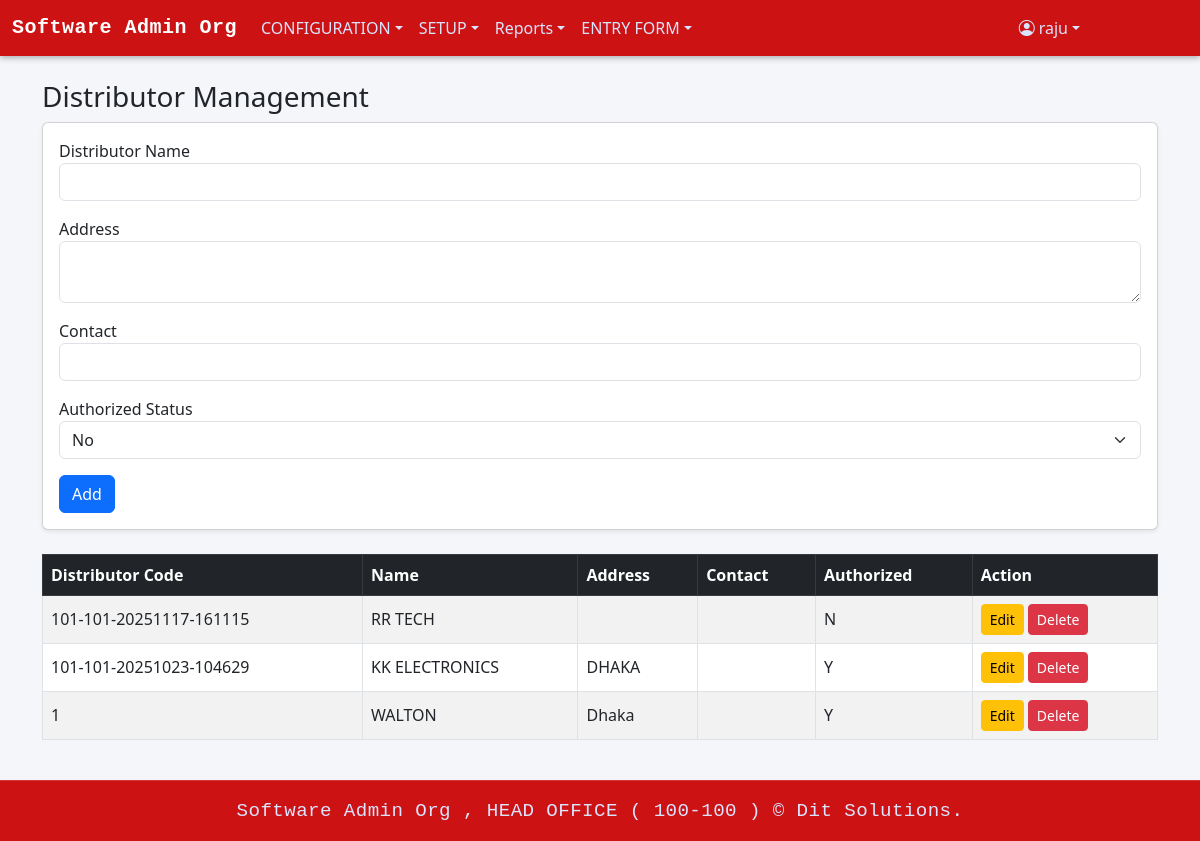
The app's page /distributor.php (signed in) with its own data.
### tables this page shows
CREATE TABLE `menu_info` (
  `MENU_ID` int(11) NOT NULL,
  `MENU_NAME` varchar(100) NOT NULL,
  `MENU_LINK` varchar(255) DEFAULT NULL,
  `PARENT_ID` int(11) DEFAULT NULL
);

CREATE TABLE `distributor` (
  `DISTRIBUTOR_CODE` varchar(50) NOT NULL,
  `DISTRIBUTOR_NAME` varchar(200) NOT NULL,
  `DISTRIBUTOR_ADDRESS` varchar(200) DEFAULT NULL,
  `DISTRIBUTOR_CONTACT` varchar(20) DEFAULT NULL,
  `AUTHORIZED_STATUS` char(1) DEFAULT NULL,
  `AUTHORIZED_USER` varchar(100) DEFAULT NULL,
  `AUTHORIZED_DATE` datetime DEFAULT NULL,
  `ENTRY_DATE` datetime NOT NULL DEFAULT current_timestamp(),
  `ENTRY_USER` varchar(200) NOT NULL,
  `EDIT_DATE` datetime DEFAULT NULL,
  `EDIT_USER` varchar(200) DEFAULT NULL,
  `DELETE_USER` varchar(200) DEFAULT NULL,
  `DELETE_DATE` datetime DEFAULT NULL,
  `ORG_CODE` varchar(20) NOT NULL,
  `BR_CODE` varchar(20) NOT NULL
);

### distributor.php (the view, shortened to what this page needs)
<?php
require 'db.php';
$user      = $_SESSION['user'];
$userType  = $user['user_type_id'];
$canInsert = $user['can_insert'] ?? 1;
$canEdit   = $user['can_edit'] ?? 1;
$canDelete = $user['can_delete'] ?? 1;
$editDistributor = null;
if ($userType == 1) {
    $stmt = $pdo->query("SELECT * FROM distributor ORDER BY DISTRIBUTOR_CODE DESC");
    $distributors = $stmt->fetchAll();
}
?>
<!DOCTYPE html>
<html lang="en">
<head>
<link href="https://cdn.jsdelivr.net/npm/bootstrap@5.3.0/dist/css/bootstrap.min.css" rel="stylesheet">
</head>
<body class="d-flex flex-column min-vh-100">
<?php include 'header.php'; ?>
<main class="container py-4 flex-grow-1">
    <h3>Distributor Management</h3>
    <?php if ($canInsert || $editDistributor): ?>
    <div class="card mb-4 shadow-sm">
        <div class="card-body">
            <form method="post">
                <div class="mb-3">
                    <label>Distributor Name</label>
                    <input type="text" name="distributor_name" class="form-control" required
                           value="<?= htmlspecialchars($editDistributor['DISTRIBUTOR_NAME'] ?? '') ?>">
                </div>
                <div class="mb-3">
                    <label>Address</label>
                    <textarea name="distributor_address" class="form-control"><?= htmlspecialchars($editDistributor['DISTRIBUTOR_ADDRESS'] ?? '') ?></textarea>
                </div>
                <div class="mb-3">
                    <label>Contact</label>
                    <input type="text" name="distributor_contact" class="form-control"
                           value="<?= htmlspecialchars($editDistributor['DISTRIBUTOR_CONTACT'] ?? '') ?>">
                </div>
                <div class="mb-3">
                    <label>Authorized Status</label>
                    <select name="authorized_status" class="form-select">
                        <option value="N" <?= (isset($editDistributor['AUTHORIZED_STATUS']) && $editDistributor['AUTHORIZED_STATUS']=='N') ? 'selected' : '' ?>>No</option>
                    </select>
                </div>
                <button type="submit" class="btn btn-primary"><?= $editDistributor ? 'Update' : 'Add' ?></button>
            </form>
        </div>
    </div>
    <?php endif; ?>
    <div class="table-responsive">
        <table class="table table-bordered table-striped align-middle">
            <thead class="table-dark">
                <tr>
                    <th>Distributor Code</th>
                    <th>Name</th>
                    <th>Address</th>
                    <th>Contact</th>
                    <th>Authorized</th>
                    <th>Action</th>
                </tr>
            </thead>
            <tbody>
                <?php foreach ($distributors as $d): ?>
                <tr>
                    <td><?= htmlspecialchars($d['DISTRIBUTOR_CODE']) ?></td>
                    <td><?= htmlspecialchars($d['DISTRIBUTOR_NAME']) ?></td>
                    <td><?= htmlspecialchars($d['DISTRIBUTOR_ADDRESS']) ?></td>
                    <td><?= htmlspecialchars($d['DISTRIBUTOR_CONTACT']) ?></td>
                    <td><?= htmlspecialchars($d['AUTHORIZED_STATUS']) ?></td>
                    <td>
                        <?php if ($canEdit): ?>
                            <a href="?edit=<?= urlencode($d['DISTRIBUTOR_CODE']) ?>" class="btn btn-sm btn-warning">Edit</a>
                        <?php endif; ?>
                        <?php if ($canDelete): ?>
                            <a href="?delete=<?= urlencode($d['DISTRIBUTOR_CODE']) ?>" class="btn btn-sm btn-danger"
                               onclick="return confirm('Are you sure?')">Delete</a>
                        <?php endif; ?>
                    </td>
                </tr>
                <?php endforeach; ?>
            </tbody>
        </table>
    </div>
</main>
<?php include 'footer.php'; ?>
</body>
</html>

### header.php (shortened to what this page needs)
<?php
$loginUserTypeId = $_SESSION['user']['user_type_id'] ?? '';
$loginUserId     = $_SESSION['user']['user_id'] ?? '';
$sqlMenus = "SELECT m.MENU_ID, m.MENU_NAME, m.MENU_LINK, m.PARENT_ID
             FROM menu_info m
             INNER JOIN user_menu_view_permission ump
                 ON m.MENU_ID = ump.MENU_ID
             WHERE ump.USER_TYPE_ID = :user_type_id
               AND ump.CAN_VIEW = true
             ORDER BY m.MENU_ID";
$stmtMenus = $pdo->prepare($sqlMenus);
$stmtMenus->execute(['user_type_id' => $loginUserTypeId]);
$menus = $stmtMenus->fetchAll(PDO::FETCH_ASSOC);
$menuTree = [];
foreach ($menus as $menu) {
    $parentId = $menu['PARENT_ID'] ?: 0;
    $menuTree[$parentId][] = $menu;
}
?>
<!DOCTYPE html>
<html lang="en">
<head>
    <link href="https://cdn.jsdelivr.net/npm/bootstrap@5.3.0/dist/css/bootstrap.min.css" rel="stylesheet">
    <link href="https://cdn.jsdelivr.net/npm/bootstrap-icons@1.10.5/font/bootstrap-icons.css" rel="stylesheet">
</head>
<body>
<nav class="navbar navbar-expand-lg navbar-dark">
    <div class="container-fluid">
        <a class="navbar-brand" href="home.php">
            <?= htmlspecialchars($_SESSION['user']['org_name'] ?? 'Stock36') ?>
        </a>
        <div class="collapse navbar-collapse" id="navbarContent">
            <ul class="navbar-nav me-auto mb-2 mb-lg-0">
                <?php
                if (isset($menuTree[0])) {
                    foreach ($menuTree[0] as $menu) {
                        $menuId = $menu['MENU_ID'];
                        if (isset($menuTree[$menuId])) {
                            echo '<li class="nav-item dropdown">';
                            echo '<a class="nav-link dropdown-toggle" href="#" role="button" data-bs-toggle="dropdown">'
                                . htmlspecialchars($menu['MENU_NAME']) . '</a>';
                            echo '<ul class="dropdown-menu">';
                            echo '</ul></li>';
                        } else {
                            echo '<li class="nav-item">';
                            echo '<a class="nav-link" href="' . htmlspecialchars($menu['MENU_LINK']) . '">'
                                . htmlspecialchars($menu['MENU_NAME']) . '</a></li>';
                        }
                    }
                }
                ?>
            </ul>
<ul class="navbar-nav ms-auto" style="margin-right: 100px;">
    <li class="nav-item dropdown">
        <a class="nav-link dropdown-toggle d-flex align-items-center" href="#" role="button" data-bs-toggle="dropdown">
            <i class="bi bi-person-circle me-1"></i>
            <?= htmlspecialchars($loginUserId) ?>
        </a>
    </li>
</ul>
        </div>
    </div>
</nav>
</body>
</html>

### header.php (style rules this page uses)
.navbar { background: linear-gradient(90deg, rgb(204, 18, 18) 0%, rgb(204, 18, 18) 100%); box-shadow: 0 2px 6px rgba(0, 0, 0, 0.3); transition: background 0.3s ease; }
.navbar-brand { font-family: "SF Mono", "Roboto Mono", "Menlo", "Consolas", monospace; font-weight: 600; font-size: 1.3rem; color: #ffffff !important; letter-spacing: 0.5px; transition: all 0.3s ease; }
.navbar-nav .nav-link { color: #dbe4ff !important; transition: color 0.3s ease, transform 0.2s ease; }

### footer.php (style rules this page uses)
body { display: flex; flex-direction: column; min-height: 100vh; background-color: #f5f6fa; }

### records on screen
menu_info: MENU_NAME "CONFIGURATION"
menu_info: MENU_NAME "SETUP"
menu_info: MENU_NAME "Reports"
menu_info: MENU_NAME "ENTRY FORM"
distributor: DISTRIBUTOR_CODE "101-101-20251117-161115", DISTRIBUTOR_NAME "RR TECH", AUTHORIZED_STATUS "N"
distributor: DISTRIBUTOR_CODE "101-101-20251023-104629", DISTRIBUTOR_NAME "KK ELECTRONICS", DISTRIBUTOR_ADDRESS "DHAKA", AUTHORIZED_STATUS "Y"
distributor: DISTRIBUTOR_CODE "1", DISTRIBUTOR_NAME "WALTON", DISTRIBUTOR_ADDRESS "Dhaka", AUTHORIZED_STATUS "Y"

### other values on screen
$_SESSION['user']['org_name'] "Software Admin Org"
$loginUserId "raju"
$_SESSION['user']['branch_name'] "HEAD OFFICE"
$_SESSION['user']['br_code'] "100-100"
